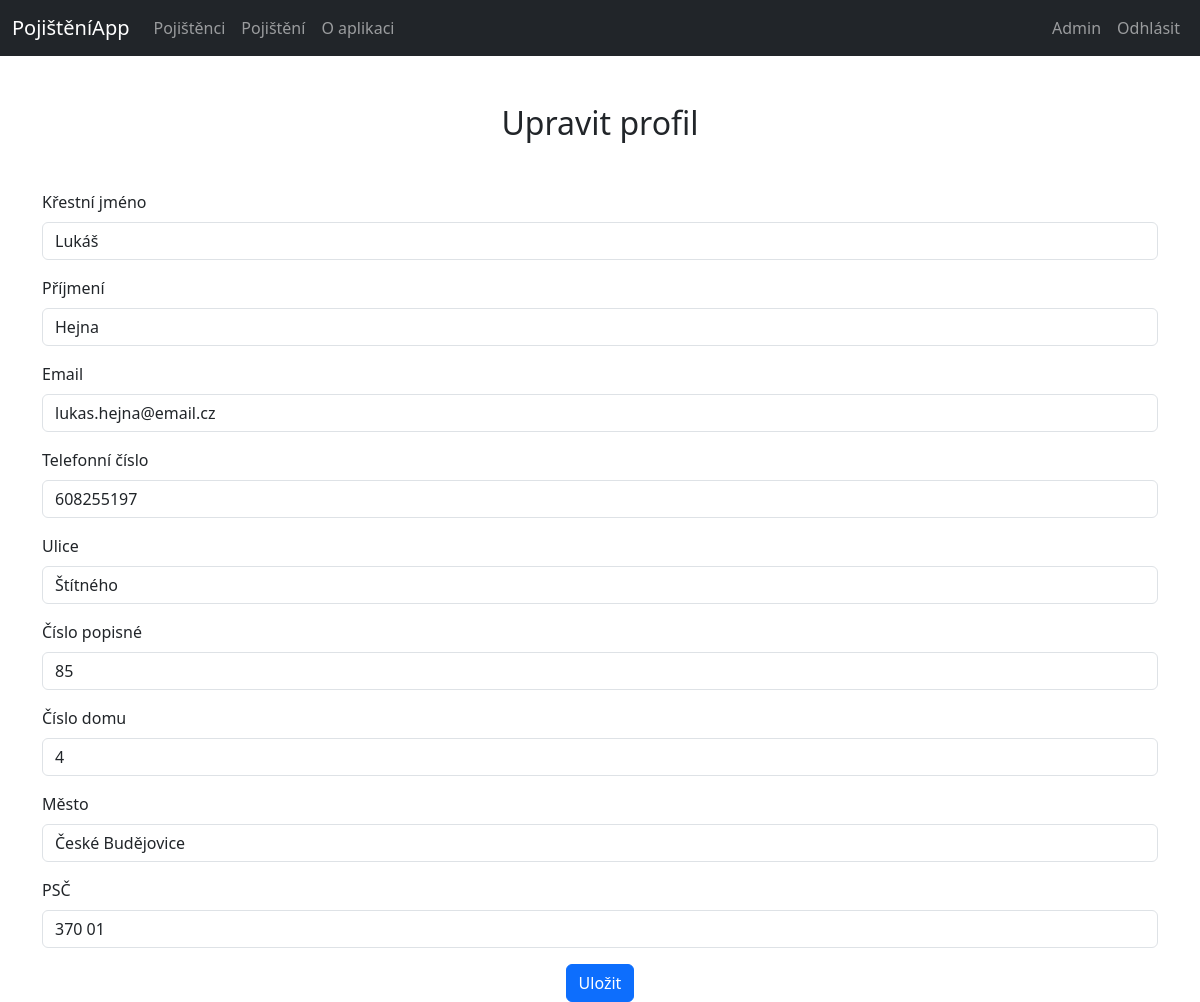
/insuredusers/edit-profil/20 (signed in), run on the app's committed database.
### insuredusers/models.py (models this page shows, shortened)
class InsuredUser(models.Model):
    user = models.OneToOneField(User, null=True, on_delete=models.CASCADE)
    first_name = models.CharField(max_length=100, blank=False)
    last_name = models.CharField(max_length=100, blank=False)
    email = models.EmailField(max_length=100, unique=True, blank=False)
    phone_number = models.CharField(max_length=20, unique=True, blank=False)

class Address(models.Model):
    user = models.OneToOneField(User, null=True, on_delete=models.CASCADE)
    street = models.CharField(max_length=100, blank=False)
    house_number = models.IntegerField(blank=False)
    apartment_number = models.IntegerField(null=True)
    city = models.CharField(max_length=100, blank=False)
    post_code = models.CharField(max_length=20, blank=False)

### insuredusers/views.py (the view, shortened to what this page needs)
# urls.py: path('edit-profil/<int:user_id>', views.update_view, name='update-profile'),
@login_required
def update_view(request, user_id):
    user = User.objects.get(id=user_id)
    insured_user = user.insureduser
    address = user.address
    logged_user = request.user
    if not logged_user.is_superuser and logged_user != user:
        return HttpResponseForbidden("Nemáte oprávnění k zobrazení tohoto profilu.")
    user_form = UserUpdateForm(instance=insured_user)
    address_form = AddressUpdateForm(instance=address)
    return render(request, 'insuredusers/update_user_profile.html', {'user_form': user_form, 'address_form': address_form})

### insuredusers/forms.py
class UserUpdateForm(forms.ModelForm):
    class Meta:
        model = InsuredUser
        fields = ['first_name', 'last_name', 'email', 'phone_number']
        labels = {
            'first_name': 'Křestní jméno',
            'last_name': 'Příjmení',
            'email': 'Email',
            'phone_number': 'Telefonní číslo',
        }

class AddressUpdateForm(forms.ModelForm):
    class Meta:
        model = Address
        fields = ['street', 'house_number', 'apartment_number', 'city', 'post_code']
        labels = {
            'street': 'Ulice',
            'house_number': 'Číslo popisné',
            'apartment_number': 'Číslo domu',
            'city': 'Město',
            'post_code': 'PSČ',
        }

### insuredusers/templates/insuredusers/update_user_profile.html (shortened to what this page needs)
{% extends 'layout.html' %}
{% block content %}
    <h2 class="text-center">Upravit profil</h2>
    <form method="post" class="mt-5">
        <div class="container">
            <div class="row">
                {% for field in user_form %}
                    <div class="col-12 mb-3">
                        <label for="{{ field.id_for_label }}" class="form-label">{{ field.label }}</label>
                        <input type="{{ field.field.widget.input_type }}" class="form-control" id="{{ field.id_for_label }}" name="{{ field.html_name }}" value="{{ field.value }}" {% if field.field.required %}required{% endif %}>
                    </div>
                {% endfor %}
                {% for field in address_form %}
                    <div class="col-12 mb-3">
                        <label for="{{ field.id_for_label }}" class="form-label">{{ field.label }}</label>
                        <input type="{{ field.field.widget.input_type }}" class="form-control" id="{{ field.id_for_label }}" name="{{ field.html_name }}" value="{{ field.value }}" {% if field.field.required %}required{% endif %}>
                    </div>
                {% endfor %}
            </div>
            <div class="text-center">
                <button type="submit" class="btn btn-primary">Uložit</button>
            </div>
        </div>
    </form>
{% endblock %}

### data on the page
InsuredUser: first_name "Lukáš" "Hejna" "lukas.hejna@email.cz" "608255197"
Address: street "Štítného" "České Budějovice" "370 01"

### other printed values
{{ field.label }} "Křestní jméno" "Příjmení" "Email" "Telefonní číslo"
{{ field.label }} "Ulice" "Číslo popisné" "Číslo domu" "Město" "PSČ"
